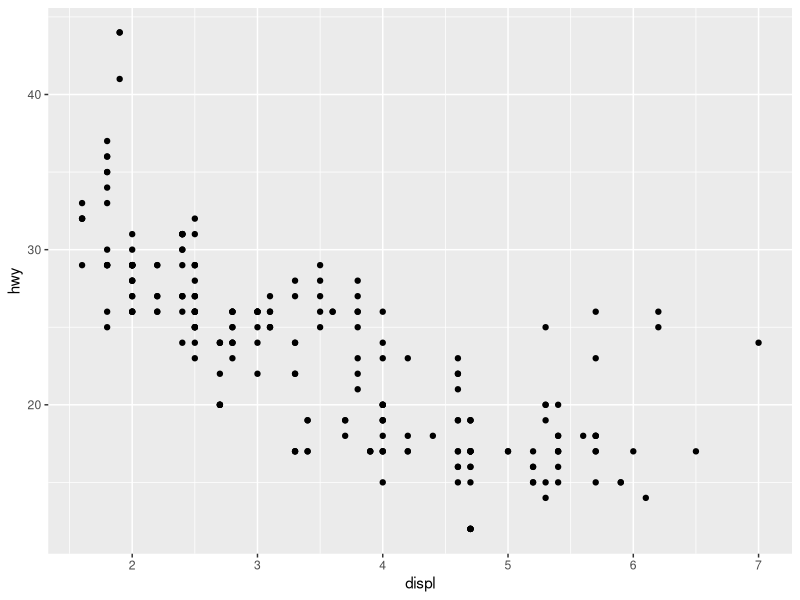
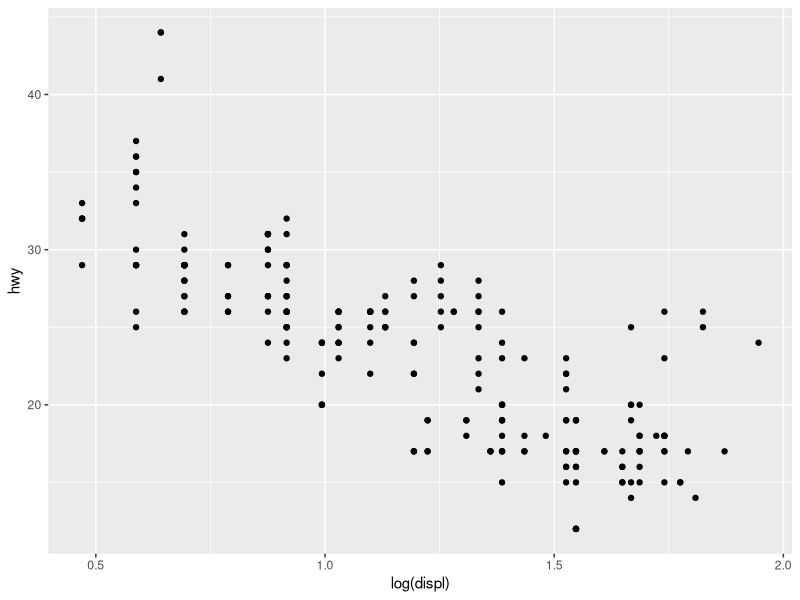
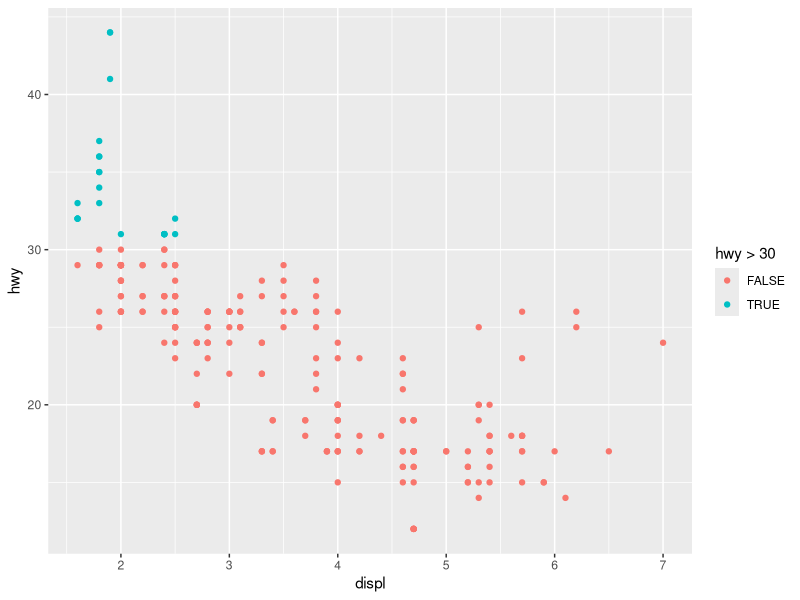
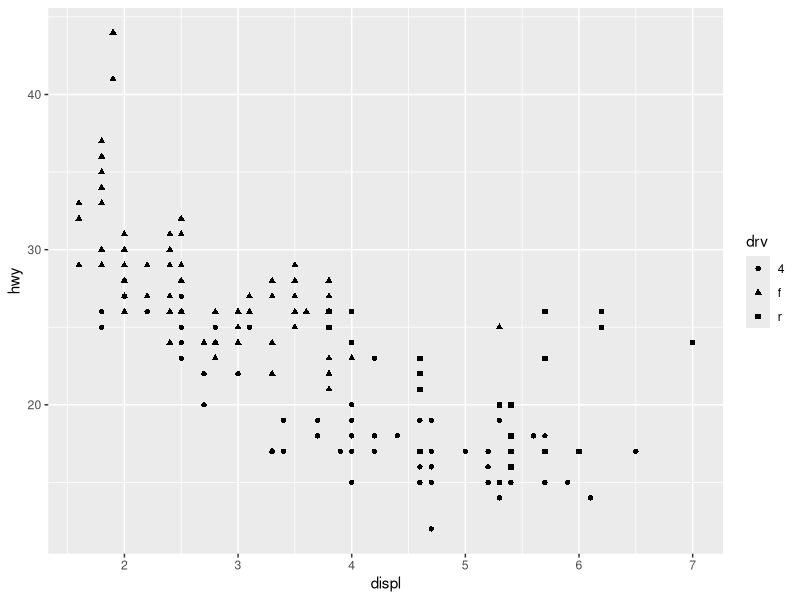

Reproduce these figures in R, in order.
## ---- chunk 1
library(ggplot2)
## ---- chunk 2
ggplot(mpg, aes(x = displ, y = hwy)) +
  geom_point()
## ---- chunk 3
ggplot(mpg, aes(x = log(displ), y = hwy)) +
  geom_point()
## ---- chunk 4
ggplot(mpg, aes(x = displ, y = hwy, color = hwy > 30)) +
  geom_point()
## ---- chunk 5
ggplot(mpg, aes(x = displ, y = hwy, shape = drv)) +
  geom_point()
